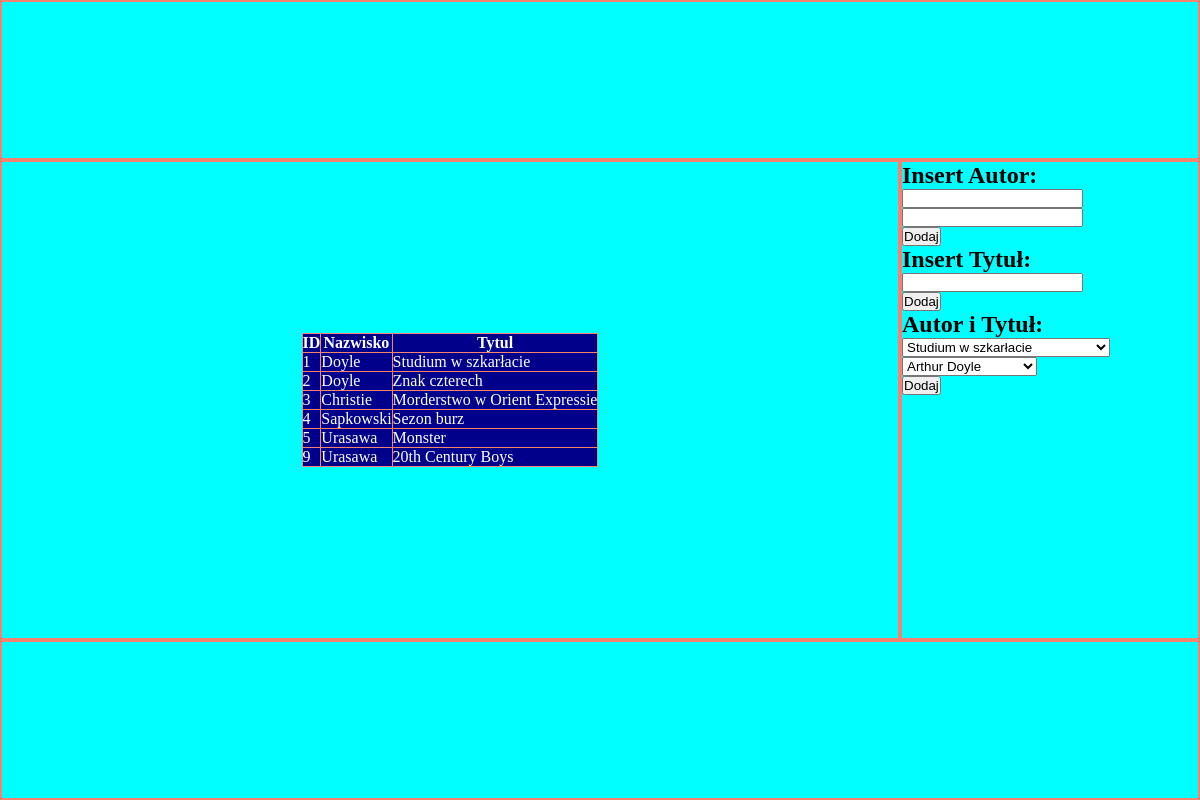
The page / on the database its author committed.
### tables this page shows
CREATE TABLE IF NOT EXISTS `books` (
  `id_book` int(11) NOT NULL AUTO_INCREMENT,
  `id_tytul` int(11) NOT NULL,
  `id_autor` int(11) NOT NULL,
  PRIMARY KEY (`id_book`),
  KEY `obcy_tytul` (`id_tytul`),
  KEY `obcy_autor` (`id_autor`)
);

CREATE TABLE IF NOT EXISTS `autorzy` (
  `id_autor` int(11) NOT NULL AUTO_INCREMENT,
  `imie` varchar(30) NOT NULL,
  `nazwisko` varchar(30) NOT NULL,
  PRIMARY KEY (`id_autor`)
);

CREATE TABLE IF NOT EXISTS `tytuly` (
  `id_tytul` int(11) NOT NULL AUTO_INCREMENT,
  `tytul` varchar(30) NOT NULL,
  `ISBN` int(11) NOT NULL,
  PRIMARY KEY (`id_tytul`)
);

### index.php (the view, shortened to what this page needs)
<!DOCTYPE html>
<html lang="en">
<head>
    <link rel="stylesheet" href="style.css">
</head>
<body>
    <header></header>
    <main>
    <?php
        $servername = "sql7.freemysqlhosting.net";
        $username = "sql7373161";
        $password = "Ey7I2iRKeH";
        $dbname = "sql7373161";
        $conn = new mysqli($servername, $username, $password, $dbname);
        $result=$conn->query("SELECT id_book, autorzy.nazwisko, tytuly.tytul FROM books, autorzy, tytuly WHERE books.id_autor=autorzy.id_autor and books.id_tytul=tytuly.id_tytul");
        echo("<table class='tabelka' border=1>");
            echo("<tr>
            <th>ID</th>
            <th>Nazwisko</th>
            <th>Tytul</th>
            </tr>");
                while($row=$result->fetch_assoc() ){
                    echo("<tr>");
                    echo("<td>".$row['id_book']."</td>");
                    echo("<td>".$row['nazwisko']."</td>");
                    echo("<td>".$row['tytul']."</td>");
                    echo("</tr>");
                }
            echo("</table>");
?>
</main>
<aside>
                    <h2>Insert Autor:</h2>
                    <form action="autor.php" method="POST">
                        <input type="text" name="imie">
                        <input type="text" name="nazwisko"><br>
                        <input type="submit" value="Dodaj">
                    </form>
                    <h2>Insert Tytuł:</h2>
                    <form action="tytul.php" method="POST">
                        <input type="text" name="tytul"><br>
                        <input type="submit" value="Dodaj">
                    </form>
                    <h2>Autor i Tytuł:</h2>
                    <?php
                        $servername = "sql7.freemysqlhosting.net";
                        $username = "sql7373161";
                        $password = "Ey7I2iRKeH";
                        $dbname = "sql7373161";
                        $conn = new mysqli($servername, $username, $password, $dbname);
                        $result2 = $conn->query("SELECT * FROM tytuly");
                        echo("<form action='books.php' method='POST'>");
                        echo("<select name='tytuly'>");
                        while($row=$result2->fetch_assoc() ){
                            echo("<option value='".$row['id_tytul']."'>".$row['tytul']."</option>");
                        }
                        echo("</select>");
                        $result3 = $conn->query("SELECT * FROM autorzy");
                        echo("<select name='autorzy'>");
                        while($row=$result3->fetch_assoc() ){
                            echo("<option value='".$row['id_autor']."'>".$row['imie']." ".$row['nazwisko']."</option>");
                        }
                        echo("</select>");
                        echo("<br>");
                        echo("<input type='submit' value='Dodaj'>");
                        echo("</form>");
                    ?>
</aside>
<footer></footer>
</body>
</html>

### style.css (style rules this page uses)
* { margin: 0; padding: 0; box-sizing: border-box; }
body { height: 100vh; width: 100vw; background-color: aqua; display: grid; grid-template-columns: 3fr 1fr; grid-template-rows: 1fr 3fr 1fr; grid-template-areas: "a a" "b d" "c c" ; }
header { grid-area: a; border: 2px solid salmon; }
main { grid-area: b; border: 2px solid salmon; display: flex; justify-content: center; align-items: center; }
aside { grid-area: d; border: 2px solid salmon; }
footer { grid-area: c; border: 2px solid salmon; }
.tabelka { border-collapse: collapse; border: 1px solid salmon; }
th, tr { background-color: darkblue; color: white; }

### rows shown on the page
books: id_book "1", id_autor.nazwisko "Doyle", id_tytul.tytul "Studium w szkarłacie"
books: id_book "2", id_autor.nazwisko "Doyle", id_tytul.tytul "Znak czterech"
books: id_book "3", id_autor.nazwisko "Christie", id_tytul.tytul "Morderstwo w Orient Expressie"
books: id_book "4", id_autor.nazwisko "Sapkowski", id_tytul.tytul "Sezon burz"
books: id_book "5", id_autor.nazwisko "Urasawa", id_tytul.tytul "Monster"
books: id_book "9", id_autor.nazwisko "Urasawa", id_tytul.tytul "20th Century Boys"

### other values the page prints
form field tytuly "Studium w szkarłacie"
form field autorzy "Arthur Doyle"
